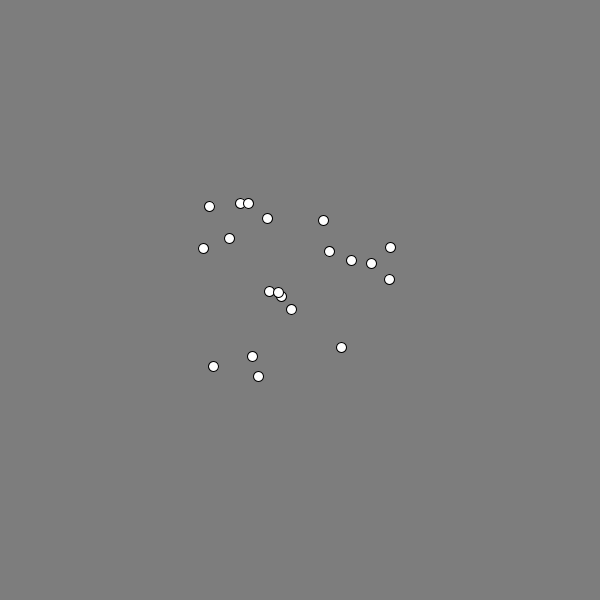
Frame 1 (no input)
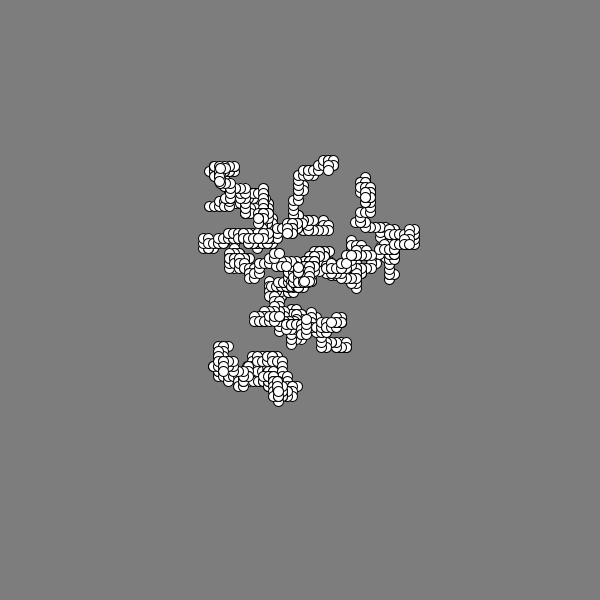
Frame 60 (the mouse pressed at the canvas centre just before this capture)
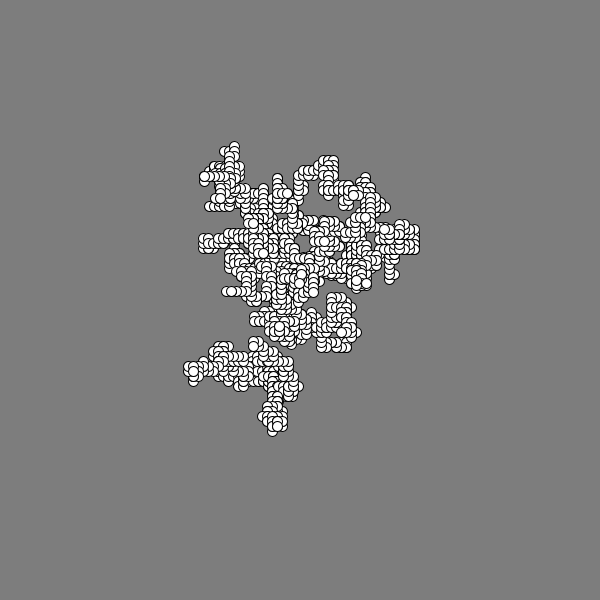
Frame 120 (the mouse held since frame 60 and released just before this capture)

The Processing sketch that drew these frames (run headless with seeded random() and noise(); from frame 60 on, the mouse is pressed at the canvas centre):

// Processing sketch: sketch_9
// ── sketch_9.pde
/*
this sketch draws an ellipse that has a 25% chance of 
 moving up, left, down or right.
 
 use arrays to create a group of these 'random walkers'
 instead of only displaying one. replace the position 
 variables with arrays and loop to give them values, 
 increment their positions, and draw their corresponding 
 ellipses.
 */

float[] xPos;
float[] yPos;
int num = 20;

void setup() {
  size(600, 600);
  //xPos = width/2;
  //yPos = height/2;
  frameRate(15);
  background(125);

  xPos = new float[num];
  yPos = new float[num];
  for (int i = 0; i < xPos.length; i++) {
    xPos[i] = random(200, width-200);
    yPos[i] = random(200, height-200);
  }
}

void draw() {
  for (int i = 0; i < xPos.length; i++) {

    ellipse(xPos[i], yPos[i], 10, 10);

    float r = random(4);

    if (int(r) == 0) {
      xPos[i] += 5;
    } else if (int(r) == 1) {
      xPos[i] -= 5;
    } else if (int(r) == 2) {
      yPos[i] += 5;
    } else if (int(r) == 3) {
      yPos[i] -= 5;
    }
  }
} 
